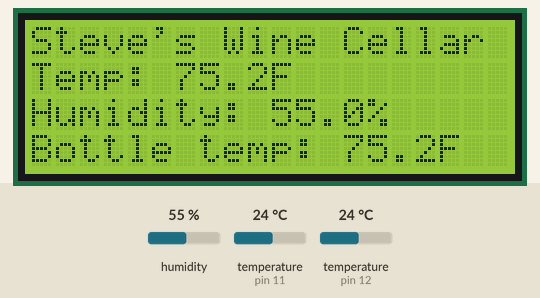
Recording of a sketch running on a simulated Arduino Uno, built with avr-gcc and run on an emulated ATmega328P. Parts: 20×4 character LCD. Inputs (shaded band) come from the test bench; at power-on: humidity 55 %, temperature (sensors on pin 12, pin 11) 24 °C.

Above: at 1.5 s.
1.6 s: humidity set to 22 %
At 3.4 s:
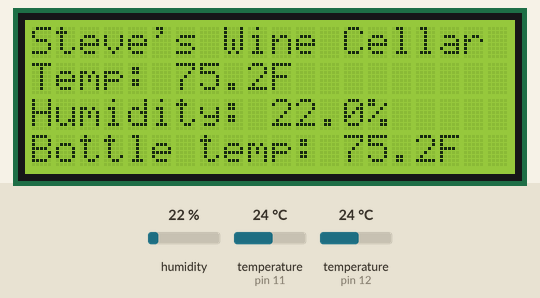
4.2 s: temperature (sensor on pin 12) set to 12 °C
At 5.4 s:
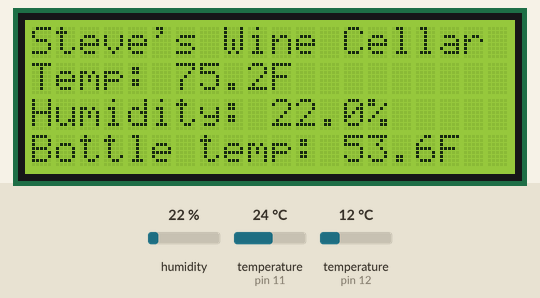
6.7 s: temperature (sensor on pin 11) set to 12 °C
At 9.5 s:
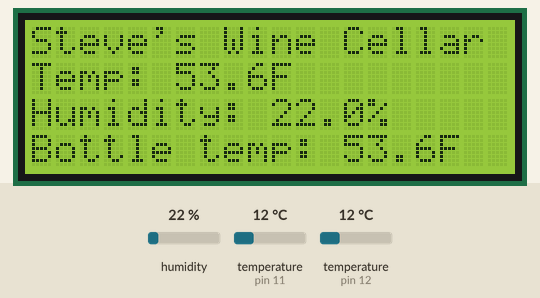
9.8 s: temperature (sensor on pin 12) set to 41 °C
At 10.5 s:
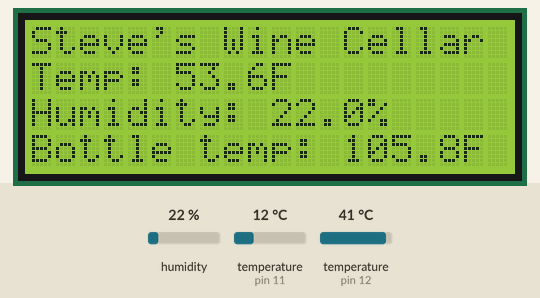
15.6 s: humidity set to 40 %
At 18.8 s:
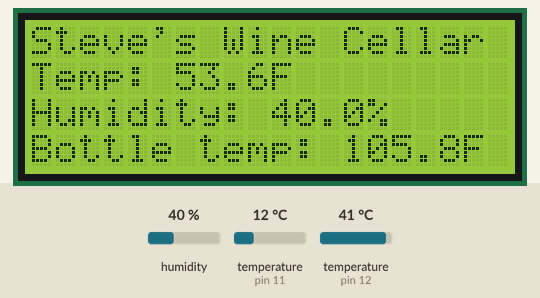
19.1 s: temperature (sensor on pin 12) set to 19 °C
At 20.9 s:
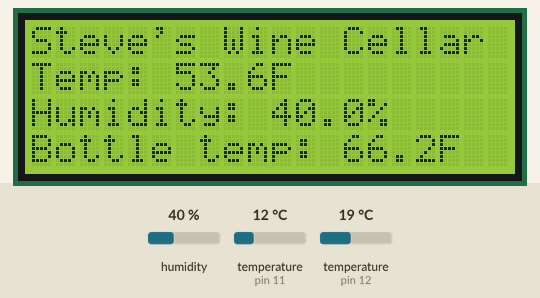
Timing chart, 0 to 22.4 s (numbered marks = the images above; inputs shaded):
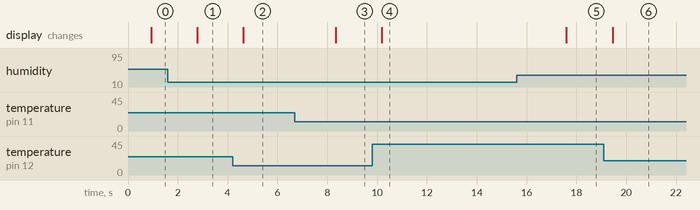

The sketch:

Wine_Cellar.ino
```cpp
//
// Wine Cellar Monitor
//

#include <OneWire.h>
#include <DallasTemperature.h>

#include <dht.h>

#include <Wire.h>
#include <LCD.h>
#include <LiquidCrystal_I2C.h>

// LCD definitions
#define I2C_ADDR    0x3F // <<----- Add your address here.  Find it from I2C Scanner
#define BACKLIGHT_PIN     3
#define En_pin  2
#define Rw_pin  1
#define Rs_pin  0
#define D4_pin  4
#define D5_pin  5
#define D6_pin  6
#define D7_pin  7

LiquidCrystal_I2C	lcd(I2C_ADDR,En_pin,Rw_pin,Rs_pin,D4_pin,D5_pin,D6_pin,D7_pin);

// Thermistor definitions
// Data wire is plugged into pin 2 on the Arduino
#define ONE_WIRE_BUS 12
OneWire oneWire(ONE_WIRE_BUS);
DallasTemperature sensors(&oneWire);

// Temp Humidity sensor definitions
dht DHT;
#define DHTpin 11

void setup() {
  // LCD
  lcd.begin(20,4);
  lcd.setBacklightPin(BACKLIGHT_PIN,POSITIVE);
  lcd.setBacklight(HIGH);
  lcd.home (); // go home

  // Thermistor
  sensors.begin();

  // TH sensor
}

void loop() {
  // Just redraw everything every time
  DHT.read11(DHTpin);
  sensors.requestTemperatures();

  lcd.clear();
  lcd.print("Steve's Wine Cellar");

  // Room Temp and Humidity
  lcd.setCursor(0, 1);
  lcd.print("Temp: "); lcd.print(DHT.temperature*9./5+32, 1); lcd.print("F");
  lcd.setCursor(0, 2);
  lcd.print("Humidity: "); lcd.print(DHT.humidity, 1); lcd.print("%");

  // Bottle Temperature

  lcd.setCursor(0, 3);
  lcd.print("Bottle temp: "); lcd.print(sensors.getTempFByIndex(0), 1); lcd.print("F");

  // and wait a little
  delay(1000);
}
```

Measured:
- after the input at 1.6 s, the display: changes after 1.2 s (image 1)
- after the input at 4.2 s, the display: changes after 0.44 s (image 2)
- after the input at 6.7 s, the display: changes after 1.6 s (image 3)
- after the input at 9.8 s, the display: changes after 0.39 s (image 4)
- after the input at 15.6 s, the display: changes after 2.0 s (image 5)
- after the input at 19.1 s, the display: changes after 0.35 s (image 6)
